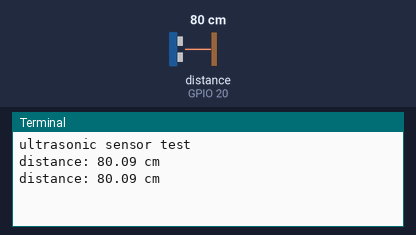
The program below on a simulated Raspberry Pi (BCM pin numbers). Shown: the last lines printed to the terminal. The test bench sets the inputs (shaded band); at power-on: distance to the obstacle (sensor on GPIO 20) 80 cm. The echo pulse lasts 58.3 µs per cm; the clock reads 2024-03-15 10:24:30 at power-on unless the program sets it.

Above: at 2.2 s.
2.3 s: distance to the obstacle (sensor on GPIO 20) set to 2 cm
At 3.6 s:
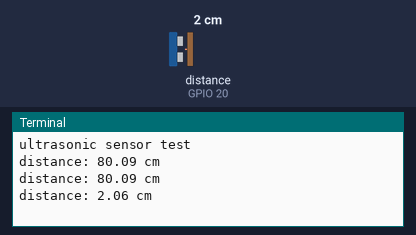
3.8 s: distance to the obstacle (sensor on GPIO 20) set to 4 cm
At 4.4 s:
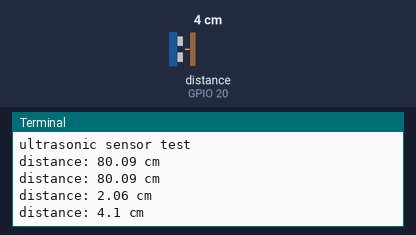
Timing chart, 0 to 6.8 s (numbered marks = the images above; inputs shaded):
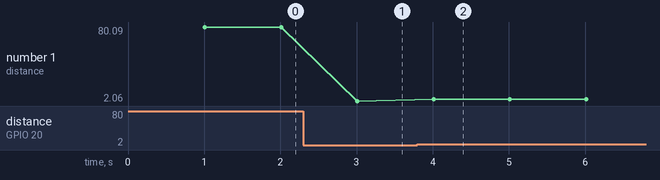

The program:

ultrasonicsensor.py
```python
import RPi.GPIO as gpio
import time
gpio.setmode(gpio.BCM)
gpio.setwarnings(False)
trig=21
echo=20
gpio.setup(trig,gpio.OUT)
gpio.setup(echo,gpio.IN)
gpio.output(trig,False)
print "ultrasonic sensor test"
time.sleep(1)
try:
    while True:
        gpio.output(trig,True)
        time.sleep(0.00001)
        gpio.output(trig,False)
        while gpio.input(echo)==0:
            start=time.time()
        while gpio.input(echo)==1:
            end=time.time()
        duration=end-start
        distance=duration*17150
        distance=round(distance,2)
        print "distance:",distance,"cm"
        time.sleep(1)
except:
    KeyboardInterrupt()
    gpio.cleanup()
```

Measured:
- after the input at 2.3 s, the terminal: prints a new line after 0.71 s (image 1)
- after the input at 3.8 s, the terminal: prints a new line after 0.21 s (image 2)
- plotted number 1: 80.09 → 2.06 after the input at 2.3 s, 2.06 → 4.1 after the input at 3.8 s
